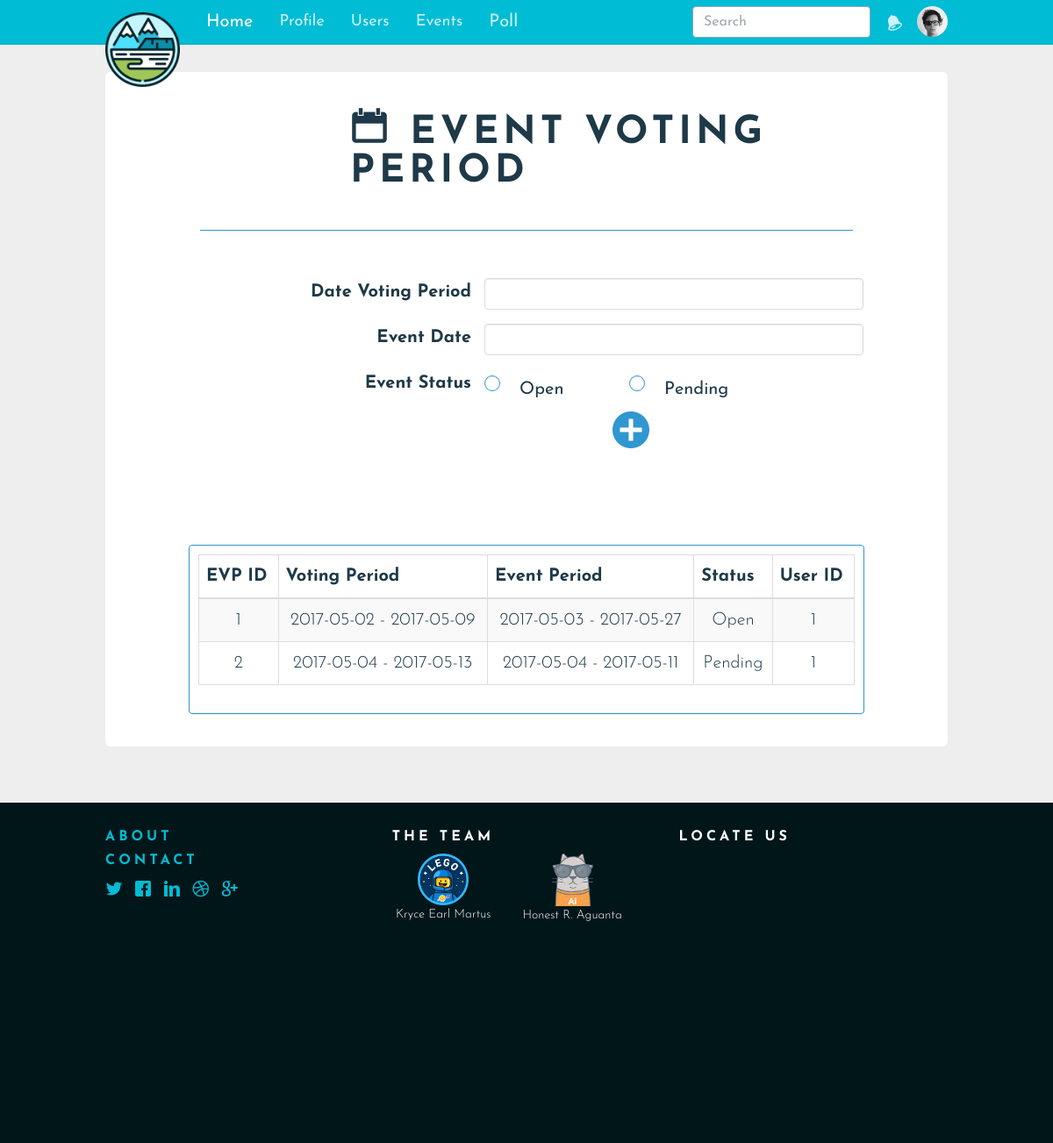
The app's page /eventVotingPeriod.php, older data.
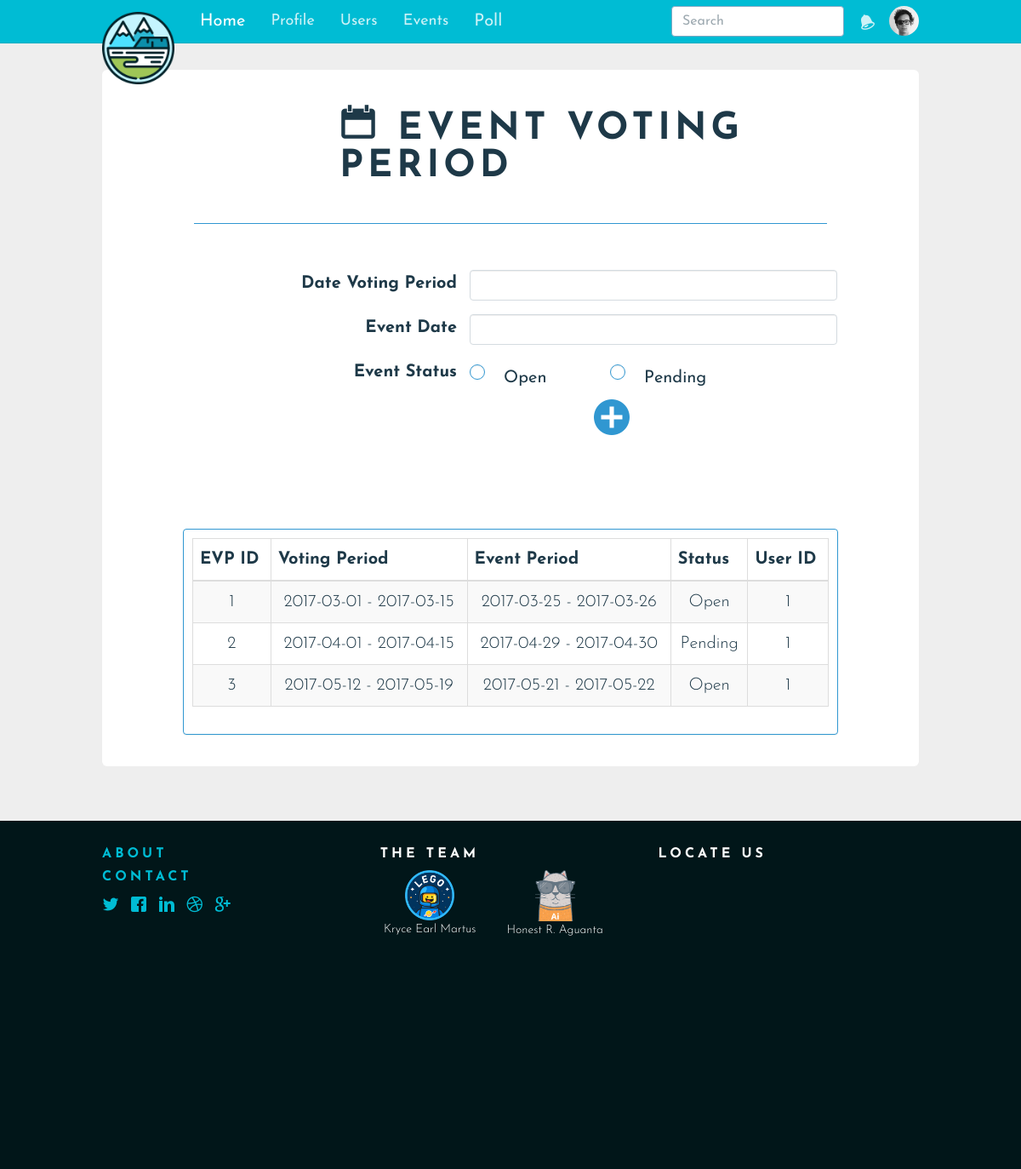
The same page, newer data.
### tables this page shows
CREATE TABLE `event_voting_period` (
  `evp_id` int(10) NOT NULL AUTO_INCREMENT,
  `user_id` int(10) DEFAULT NULL,
  `event_status_id` int(10) DEFAULT NULL,
  `start_date` date DEFAULT NULL,
  `end_date` date DEFAULT NULL,
  `isOpen` tinyint(2) DEFAULT NULL,
  `start_event_date` date DEFAULT NULL,
  `end_event_date` date DEFAULT NULL,
  PRIMARY KEY (`evp_id`),
  KEY `user_id` (`user_id`),
  KEY `event_status_id` (`event_status_id`),
  CONSTRAINT `event_voting_period_ibfk_1` FOREIGN KEY (`user_id`) REFERENCES `users` (`id`),
  CONSTRAINT `event_voting_period_ibfk_2` FOREIGN KEY (`event_status_id`) REFERENCES `event_status` (`event_status_id`)
);

### eventVotingPeriod.php (called while the page is built)
<?php
	include('views/menubar/evp.php')
 ?>

### class/eventPeriodClass.php (called while the page is built, shortened)
<?php
class eventPeriodClass
{
	public function getAllEventPeriod()
	{
		try {
			$db = getDB();
			$st = $db->prepare("SELECT * FROM event_voting_period");
			$st->execute();
			$data=$st->fetchAll();
		} catch (PDOException $e) {
		}
		return $data;
	}
}
?>

### views/menubar/evp.php (the view, shortened to what this page needs)
<?php
require_once 'views/layouts/header.php';
require_once 'views/layouts/nav.php';
include('class/eventPeriodClass.php');
$EVPClass = new eventPeriodClass();
$EVPs = $EVPClass->getAllEventPeriod();
?>
<div class="container">
	<br>
	<form method="post" class="form-horizontal" role="form">
		<h2 style="font-size: 44px;"><span class="icon icon-calendar"></span> Event Voting Period</h2>
		<hr width="85%" style="border-color:#3097d1;">
		<br>
		<div class="form-group">
			<label class="col-md-3" style="display: inline-flex; justify-content: flex-end;">Date Voting Period</label>
			<div class="col-md-3" style="padding: 0;">
				<input type="text" name="datefilter" class="form-control" style="padding: 0; text-align: center;" />
			</div>
	</div>
	<div class="form-group">
		<label class="col-md-3" style="display: inline-flex; justify-content: flex-end;">Event Date</label>
		<div class="col-md-3" style="padding: 0;">
			<input type="text" name="eventDate" class="form-control" style="padding: 0; text-align: center;" />
		</div>
	</div>
	<div class="form-group">
		<label class="col-md-3" style="display: inline-flex; justify-content: flex-end;">Event Status</label>
		<div class="row">
			<div class="radio custom-control custom-radio col-md-2">
				<label>
					<span class="custom-control-indicator" style="border-color:#3097d1;"></span>Open
				</label>
			</div>
			<div class="radio custom-control custom-radio col-md-2">
				<label>
					<span class="custom-control-indicator" style="border-color:#3097d1;"></span>
					Pending
				</label>
			</div>
			<button type="submit" name="registerEVP" class="btn btn-info icon icon-circle-with-plus "
			style="float: right; padding: 0; margin-right: 350px;  font-size: 50px; background-color: white;
			color:#3097d1; border-color: white;">
		</button>
		</div>
	</div>
	<br>
	<br>
	<div class="row">
		<div class="col-sm-10 col-sm-offset-1">
			<div class="imaginary_container">
				<div class="panel panel-primary">
					<div class="panel-body" style="padding: 0.5em;">
						<table id="votingPeriod" class="table table-striped table-bordered dt-responsive nowrap" cellspacing="0" width="100%">
							<thead>
								<tr>
									<th>EVP ID</th>
									<th>Voting Period</th>
									<th>Event Period</th>
									<th>Status</th>
									<th>User ID</th>
								</tr>
							</thead>
							<tbody>
								<tr>
								<?php
										foreach($EVPs as $EVP)
										{?>
									<td align="center"> <?php echo $EVP['evp_id'] ?></td>
									<td align="center"> <?php echo $EVP['start_date'] . ' - ' . $EVP['end_date'] ?></td>
									<td align="center"> <?php  echo $EVP['start_event_date'] . ' - ' . $EVP['end_event_date'] ?></td>
									<td align="center"> <?php if($EVP['isOpen']==1)
											echo "Open";
											elseif ($EVP['isOpen']==4) {
												echo "Pending";
											};
									 ?></td>
									<td align="center"> <?php echo $EVP['user_id'] ?></td>
								</tr>
								<?php  } ?>
							</tbody>
						</table>
					</div>
				</div>
			</div>
		</div>
	</div>
	</form>
<br><br>
</div>
<?php
require_once 'views/layouts/footer.php';
?>

Row changes from the older to the newer data that the page shows:
changed event_voting_period id 1: start_date "2017-05-02" → "2017-03-01"; end_date "2017-05-09" → "2017-03-15"; start_event_date "2017-05-03" → "2017-03-25"; end_event_date "2017-05-27" → "2017-03-26"
changed event_voting_period id 2: start_date "2017-05-04" → "2017-04-01"; end_date "2017-05-13" → "2017-04-15"; start_event_date "2017-05-04" → "2017-04-29"; end_event_date "2017-05-11" → "2017-04-30"
added event_voting_period: evp_id "3", start_date "2017-05-12", end_date "2017-05-19", start_event_date "2017-05-21", end_event_date "2017-05-22", isOpen "Open", user "1"
